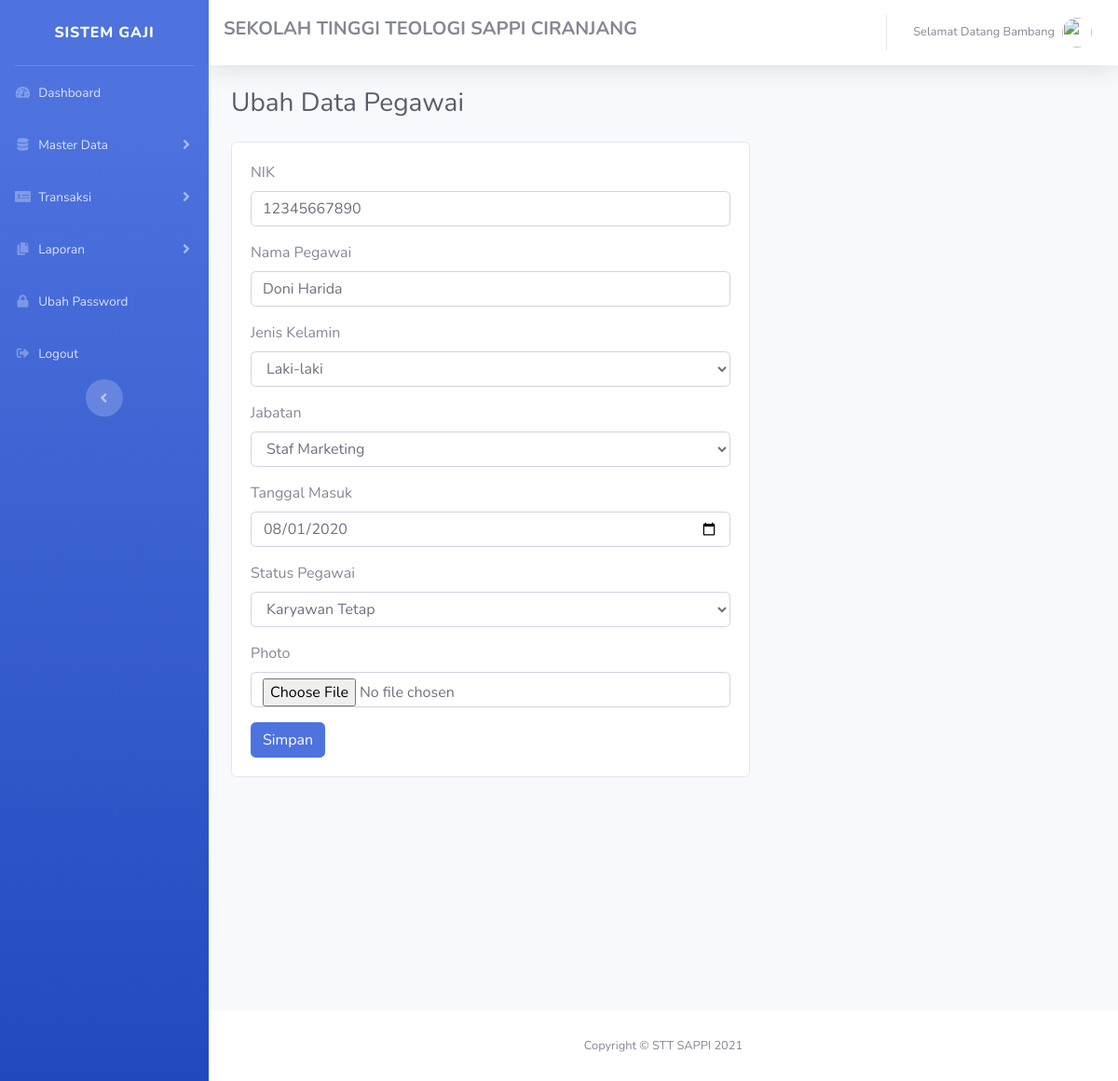
The page /admin/dataPegawai/updateData/1 on the database as committed earlier.
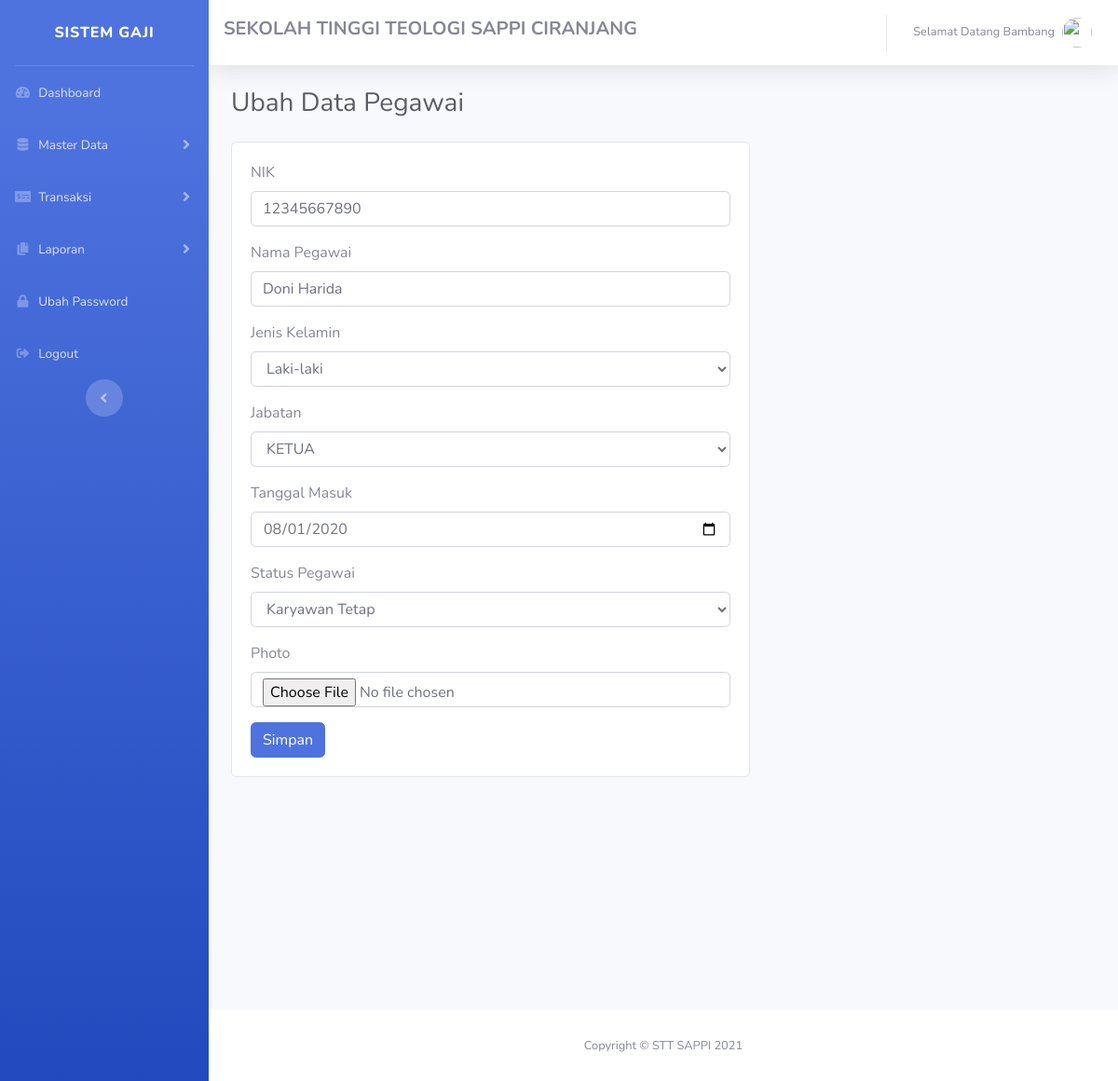
The same page on the database as committed later.
### tables this page shows
CREATE TABLE `data_pegawai` (
  `id_pegawai` int(11) NOT NULL,
  `nik` varchar(50) NOT NULL,
  `nama_pegawai` varchar(225) NOT NULL,
  `jenis_kelamin` varchar(20) NOT NULL,
  `jabatan` varchar(50) NOT NULL,
  `tanggal_masuk` date NOT NULL,
  `status` varchar(50) NOT NULL,
  `photo` varchar(225) NOT NULL
);

### application/controllers/admin/DataPegawai.php (called while the page is built, shortened)
<?php
class DataPegawai extends CI_Controller
{
  public function updateData($id)
  {
    $data['judul'] = 'Ubah Data Pegawai';
    $data['jabatan'] = $this->penggajianModel->getData('data_jabatan')->result();
    $data['pegawai'] = $this->db->query("SELECT * FROM data_pegawai WHERE id_pegawai = '$id'")->result();
    $this->load->view('templates_admin/header', $data);
    $this->load->view('templates_admin/sidebar');
    $this->load->view('admin/formUpdatePegawai', $data);
    $this->load->view('templates_admin/footer');
  }
}

### index.php (called while the page is built, shortened)
<?php
require_once BASEPATH.'core/CodeIgniter.php';

### application/views/admin/formUpdatePegawai.php (the view, shortened to what this page needs)
<div class="container-fluid">
  <div class="d-sm-flex align-items-center justify-content-between mb-4">
    <h1 class="h3 mb-0 text-gray-800"><?= $judul; ?></h1>
  </div>
  <div class="card" style="width: 60%;">
    <div class="card-body">
      <?php foreach ($pegawai as $p) : ?>
        <form method="POST" action="<?= base_url('admin/dataPegawai/updateDataAksi') ?>" enctype="multipart/form-data">
          <div class="form-group">
            <label>NIK</label>
            <input type="number" name="nik" class="form-control" value="<?= $p->nik ?>">
          </div>
          <div class="form-group">
            <label>Nama Pegawai</label>
            <input type="text" name="nama_pegawai" class="form-control" value="<?= $p->nama_pegawai ?>">
          </div>
          <div class="form-group">
            <label>Jenis Kelamin</label>
            <select name="jenis_kelamin" class="form-control">
              <option value="<?= $p->jenis_kelamin ?>"><?= $p->jenis_kelamin ?></option>
            </select>
          </div>
          <div class="form-group">
            <label>Jabatan</label>
            <select name="jabatan" class="form-control">
              <option value="<?= $p->jabatan ?>"><?= $p->jabatan ?></option>
            </select>
          </div>
          <div class="form-group">
            <label>Tanggal Masuk</label>
            <input type="date" name="tanggal_masuk" class="form-control" value="<?= $p->tanggal_masuk ?>">
          </div>
          <div class="form-group">
            <label>Status Pegawai</label>
            <select name="status" class="form-control">
              <option value="<?= $p->status ?>"><?= $p->status ?></option>
            </select>
          </div>
          <div class="form-group">
            <label>Photo</label>
            <input type="file" name="photo" class="form-control">
          </div>
          <button type="submit" class="btn btn-primary">Simpan</button>
        </form>
      <?php endforeach; ?>
    </div>
  </div>
</div>

### application/views/templates_admin/header.php (shortened to what this page needs)
<!DOCTYPE html>
<html lang="en">
<head>
  <link href="<?= base_url() ?>assets/vendor/fontawesome-free/css/all.min.css" rel="stylesheet" type="text/css">
  <link href="<?= base_url() ?>assets/css/sb-admin-2.min.css" rel="stylesheet">
</head>

### application/views/templates_admin/sidebar.php (shortened to what this page needs)
<body id="page-top">
  <div id="wrapper">
    <ul class="navbar-nav bg-gradient-primary sidebar sidebar-dark accordion" id="accordionSidebar">
      <a class="sidebar-brand d-flex align-items-center justify-content-center" href="<?= base_url('admin/dashboard'); ?>">
        <div class="sidebar-brand-text mx-3">SISTEM GAJI</div>
      </a>
      <hr class="sidebar-divider my-0">
      <li class="nav-item ">
        <a class="nav-link" href="<?= base_url('admin/dashboard'); ?>">
          <i class="fas fa-fw fa-tachometer-alt"></i>
          <span>Dashboard</span></a>
      </li>
      <li class="nav-item">
        <a class="nav-link collapsed" href="#" data-toggle="collapse" data-target="#collapseTwo" aria-expanded="true" aria-controls="collapseTwo">
          <i class="fas fa-fw fa-database"></i>
          <span>Master Data</span>
        </a>
      </li>
      <li class="nav-item">
        <a class="nav-link collapsed" href="#" data-toggle="collapse" data-target="#collapseUtilities" aria-expanded="true" aria-controls="collapseUtilities">
          <i class="fas fa-fw fa-money-check-alt"></i>
          <span>Transaksi</span>
        </a>
      </li>
      <li class="nav-item">
        <a class="nav-link collapsed" href="#" data-toggle="collapse" data-target="#collapsePages" aria-expanded="true" aria-controls="collapsePages">
          <i class="fas fa-fw fa-copy"></i>
          <span>Laporan</span>
        </a>
      </li>
      <li class="nav-item">
        <a class="nav-link" href="charts.html">
          <i class="fas fa-fw fa-lock"></i>
          <span>Ubah Password</span></a>
      </li>
      <li class="nav-item">
        <a class="nav-link" href="tables.html">
          <i class="fas fa-fw fa-sign-out-alt"></i>
          <span>Logout</span></a>
      </li>
      <div class="text-center d-none d-md-inline">
        <button class="rounded-circle border-0" id="sidebarToggle"></button>
      </div>
    </ul>
    <div id="content-wrapper" class="d-flex flex-column">
      <div id="content">
        <nav class="navbar navbar-expand navbar-light bg-white topbar mb-4 static-top shadow">
          <h5 class="font-weight-bold">SEKOLAH TINGGI TEOLOGI SAPPI CIRANJANG</h5>
          <ul class="navbar-nav ml-auto">
            <li class="nav-item dropdown no-arrow">
              <a class="nav-link dropdown-toggle" href="#" id="userDropdown" role="button" data-toggle="dropdown" aria-haspopup="true" aria-expanded="false">
                <span class="mr-2 d-none d-lg-inline text-gray-600 small">Selamat Datang Bambang</span>
                <img class="img-profile rounded-circle" src="https://source.unsplash.com/QAB-WJcbgJk/60x60">
              </a>
            </li>
          </ul>
        </nav>

### application/views/templates_admin/footer.php (shortened to what this page needs)
<footer class="sticky-footer bg-white" style="margin-top: 250px;">
  <div class="container my-auto">
    <div class="copyright text-center my-auto ">
      <span>Copyright &copy; STT SAPPI 2021</span>
    </div>
  </div>
</footer>
</div>
</div>
</body>
</html>

Rows that differ between the two databases and show on the page:
changed data_pegawai "Doni Harida": jabatan "Staf Marketing" → "KETUA"
